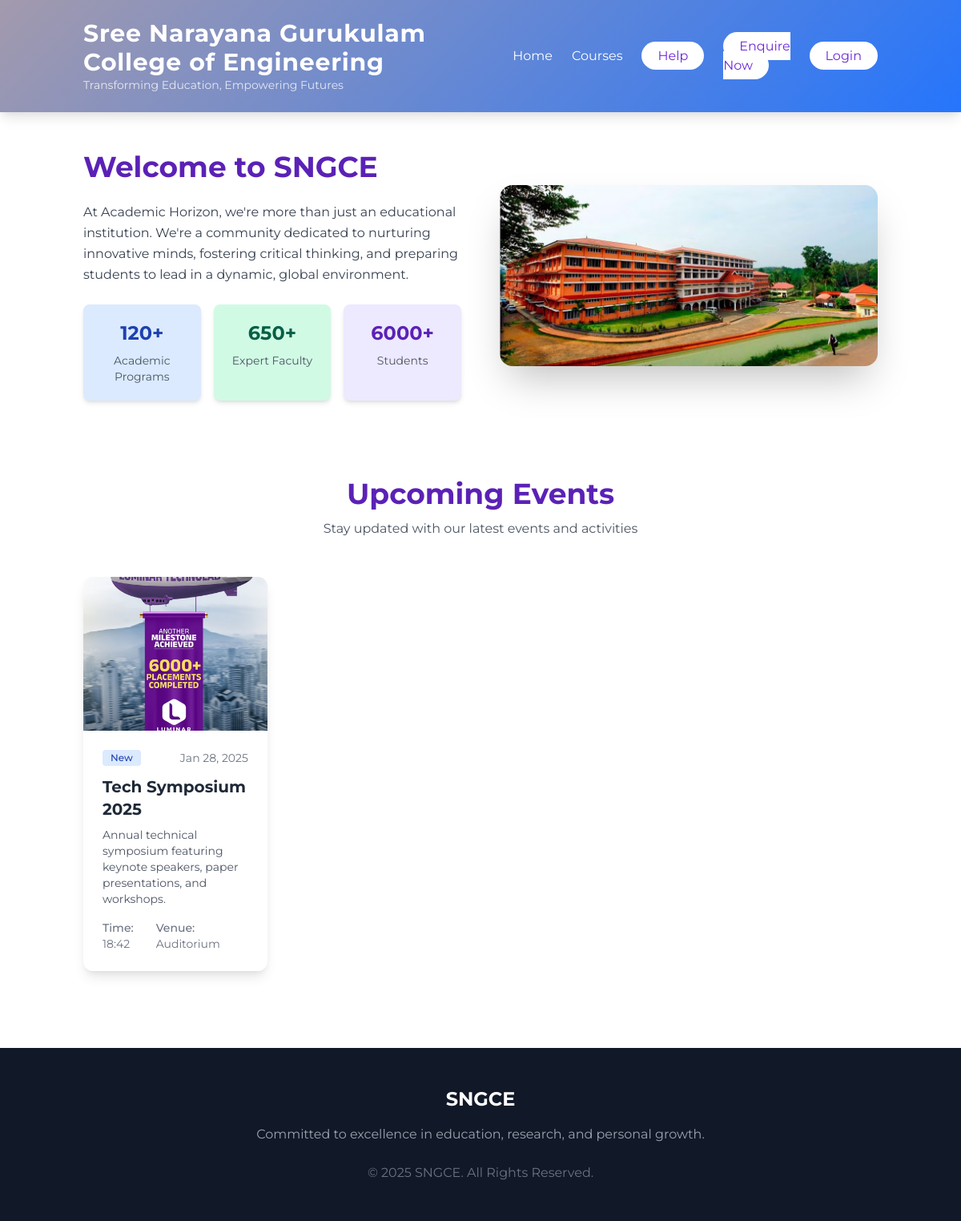
/home/, run on the app's committed database.
### accounts/models.py (models this page shows, shortened)
class Event(models.Model):
    title = models.CharField(max_length=300)
    description = models.TextField()
    cat = models.CharField(max_length=300)
    date = models.DateField()
    time = models.CharField(max_length=200)
    img = models.FileField(upload_to="media/Event_Image")
    venue = models.CharField(max_length=200)
    created_at = models.DateTimeField(auto_now_add=True,null=True)

### accounts/views.py (the view)
# urls.py: path('home/',HomeView.as_view(),name='h'),
class HomeView(TemplateView):
    template_name = 'home.html'
    def get_context_data(self, **kwargs):
        context = super().get_context_data(**kwargs)
        context['events'] = Event.objects.all().order_by('-date')  # Get latest 4 events
        return context

### accounts/templates/home.html (shortened to what this page needs)
<!DOCTYPE html>
<html lang="en">
    {% load static %}
<head>
     <link href="https://cdnjs.cloudflare.com/ajax/libs/tailwindcss/2.2.19/tailwind.min.css" rel="stylesheet">
</head>
<body>
    <header class="hero-gradient text-white py-6 shadow-lg">
        <div class="container mx-auto flex justify-between items-center px-4">
            <div>
                <h1 class="text-3xl font-bold tracking-wide">Sree Narayana Gurukulam College of Engineering</h1>
                <p class="text-sm opacity-80">Transforming Education, Empowering Futures</p>
            </div>
            <nav>
                <ul class="flex space-x-6 items-center">
                    <li><a href="{% url 'h' %}" class="hover:text-blue-200 transition-colors">Home</a></li>
                    <li><a href="{% url 'course' %}" class="hover:text-blue-200 transition-colors">Courses</a></li>
                    <li>
                        <a
                            href="{% url 'bot' %}"
                            class="bg-white text-purple-700 px-5 py-2 rounded-full hover:bg-blue-50 transition-colors"
                        >
                            Help
                        </a>
                    </li>
                    <li>
                        <a
                            href="{% url 'enquiry' %}"
                            class="bg-white text-purple-700 px-5 py-2 rounded-full hover:bg-blue-50 transition-colors"
                        >
                            Enquire Now
                        </a>
                    </li>
                    <li>
                        <a
                            href="{% url 'login' %}"
                            class="bg-white text-purple-700 px-5 py-2 rounded-full hover:bg-blue-50 transition-colors"
                        >
                            Login
                        </a>
                    </li>
                </ul>
            </nav>
        </div>
    </header>
    <main class="container mx-auto mt-12 px-4">
        <section class="grid md:grid-cols-2 gap-12 items-center">
            <div>
                <h2 class="text-4xl font-bold text-purple-800 mb-6">Welcome to SNGCE</h2>
                <p class="text-gray-700 mb-6 leading-relaxed">
                    At Academic Horizon, we're more than just an educational institution.
                    We're a community dedicated to nurturing innovative minds, fostering critical thinking,
                    and preparing students to lead in a dynamic, global environment.
                </p>
                <div class="grid grid-cols-3 gap-4">
                    <div class="feature-card bg-blue-100 p-5 rounded-lg text-center shadow-md">
                        <h3 class="text-2xl font-bold text-blue-800 mb-2">120+</h3>
                        <p class="text-sm text-gray-600">Academic Programs</p>
                    </div>
                    <div class="feature-card bg-green-100 p-5 rounded-lg text-center shadow-md">
                        <h3 class="text-2xl font-bold text-green-800 mb-2">650+</h3>
                        <p class="text-sm text-gray-600">Expert Faculty</p>
                    </div>
                    <div class="feature-card bg-purple-100 p-5 rounded-lg text-center shadow-md">
                        <h3 class="text-2xl font-bold text-purple-800 mb-2">6000+</h3>
                        <p class="text-sm text-gray-600">Students</p>
                    </div>
                </div>
            </div>
            <div>
                <img
                    src="{% static 'images/sngce.avif' %}"
                    alt="SNGCE"
                    class="rounded-2xl shadow-2xl transform hover:scale-105 transition-transform"
                >
            </div>
        </section>
        <section class="mt-24">
            <div class="text-center mb-12">
                <h2 class="text-4xl font-bold text-purple-800">Upcoming Events</h2>
                <p class="text-gray-600 mt-3">Stay updated with our latest events and activities</p>
            </div>
            {% if events %}
            <div class="grid md:grid-cols-2 lg:grid-cols-4 gap-6">
                {% for event in events %}
                <div class="event-card bg-white rounded-xl overflow-hidden shadow-lg">
                    <div class="h-48 overflow-hidden">
                        {% if event.img %}
                        <img src="{{ event.img.url }}" alt="{{ event.title }}" class="w-full h-full object-cover">
                        {% else %}
                        <div class="w-full h-full bg-gray-200 flex items-center justify-center">
                            <span class="text-gray-400">No Image</span>
                        </div>
                        {% endif %}
                    </div>
                    <div class="p-6">
                        <div class="flex justify-between items-center mb-3">
                            <span class="bg-blue-100 text-blue-800 text-xs font-medium px-2.5 py-0.5 rounded">{{ event.cat }}</span>
                            <span class="text-sm text-gray-500">{{ event.date|date:"M d, Y" }}</span>
                        </div>
                        <h3 class="text-xl font-bold text-gray-800 mb-2">{{ event.title }}</h3>
                        <p class="text-gray-600 text-sm mb-4 line-clamp-2">{{ event.description|truncatechars:100 }}</p>
                        <div class="flex items-center justify-between">
                            <span class="text-sm text-gray-500">
                                <span class="font-medium">Time:</span> {{ event.time }}
                            </span>
                            <span class="text-sm text-gray-500">
                                <span class="font-medium">Venue:</span> {{ event.venue }}
                            </span>
                        </div>
                    </div>
                </div>
                {% endfor %}
            </div>
            {% else %}
            <div class="bg-gray-100 p-8 rounded-xl text-center">
                <p class="text-gray-600">No upcoming events at the moment. Check back soon!</p>
            </div>
            {% endif %}
        </section>
    </main>
    <footer class="bg-gray-900 text-white py-12 mt-24">
        <div class="container mx-auto text-center">
            <div class="mb-6">
                <h3 class="text-2xl font-bold mb-4">SNGCE</h3>
                <p class="text-gray-400 max-w-2xl mx-auto">
                    Committed to excellence in education, research, and personal growth.
                </p>
            </div>
            <p class="text-gray-500">&copy; 2025 SNGCE. All Rights Reserved.</p>
        </div>
    </footer>
</body>
</html>

### accounts/templates/home.html (style rules this page uses)
body { font-family: 'Montserrat', sans-serif; }
.hero-gradient { background: linear-gradient(135deg, #a39aad 0%, #2575fc 100%); }
.feature-card { transition: transform 0.3s ease, box-shadow 0.3s ease; }
.event-card { transition: transform 0.3s ease, box-shadow 0.3s ease; }

### data on the page
Event: img (picture), cat "New", date "Jan 28, 2025", title "Tech Symposium 2025", description "Annual technical symposium featuring keynote speakers, paper presentations, and workshops.", time "18:42", venue "Auditorium"
